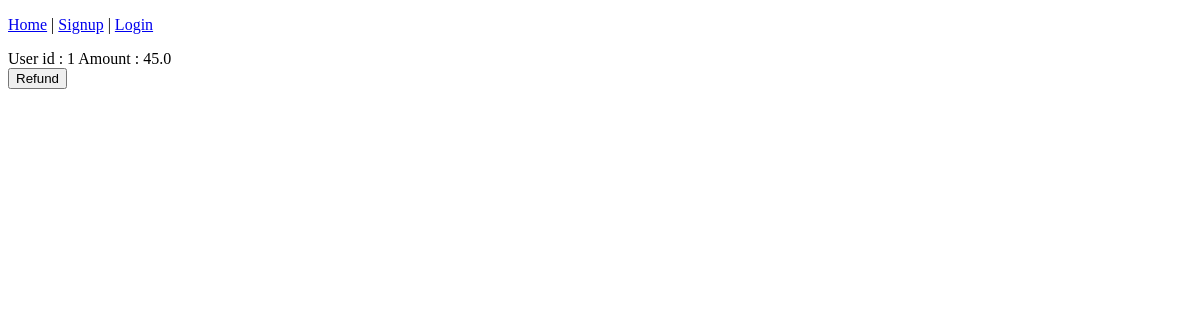
Page /payments/views/get_insurance on the earlier database version.
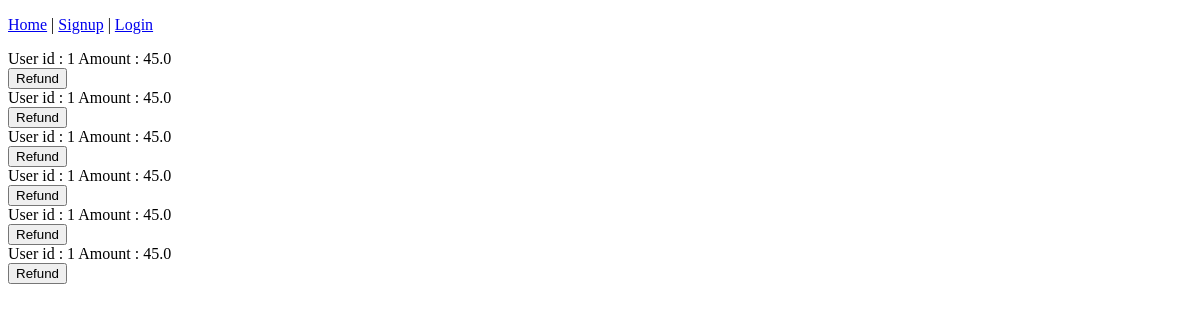
Same page on the later database version.
### accounts/models.py (models this page shows)
class InsuranceClaim(models.Model):
    id = models.IntegerField(primary_key=True, null=False)
    user = models.IntegerField(null=False)
    amount = models.FloatField(default=0)
    claimed = models.BooleanField(default=False)

### payments/views.py (the view)
# urls.py: path('payments/views/get_insurance', get_insurance, name="get_insurance"),
def get_insurance(request):
    print(request.POST)
    unclaimed = InsuranceClaim.objects.filter(claimed=False)
    context = {}
    context['unclaimed'] = unclaimed
    return render(request, 'insurance_claim.html', context)

### templates/insurance_claim.html (shortened to what this page needs)
{% extends 'base.html' %}
{% block content %}
<div class="container">
    <form method="post" action="/payments/views/insurance_claimed">
    {% for claim in unclaimed %}
        User id : {{claim.user}}
        Amount : {{claim.amount}}<br>
        <button type="submit" value="Refund" name="Refund">Refund</button><br>
    </form>
    {% endfor %}
</div>
{% endblock %}

Differences in the rows shown:
now on this page (row edited): InsuranceClaim: user "1", amount "45.0"
now on this page (row edited): InsuranceClaim: user "1", amount "45.0"
now on this page (row edited): InsuranceClaim: user "1", amount "45.0"
added InsuranceClaim: user "1", amount "45.0"
added InsuranceClaim: user "1", amount "45.0"
